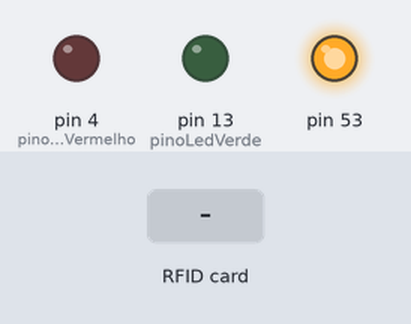
A sketch run on a simulated Arduino Mega 2560, built with avr-gcc and run on an emulated ATmega2560. Shown: output pins drawn as LEDs (lit = HIGH). The inputs (shaded band) are chosen by the test bench.

Above: at 1.2 s.
1.3 s: RFID card 04 AD 6A A7 held to the reader
At 2.5 s:
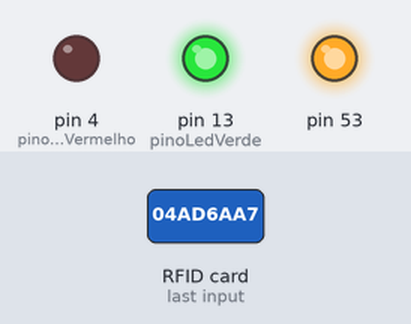
2.8 s: RFID card 5E 7A 19 C4 held to the reader
At 5.0 s:
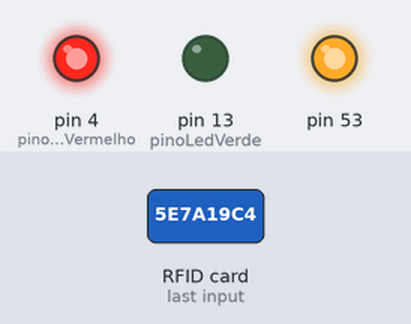
Timing chart, 0 to 8.8 s (numbered marks = the images above; inputs shaded):
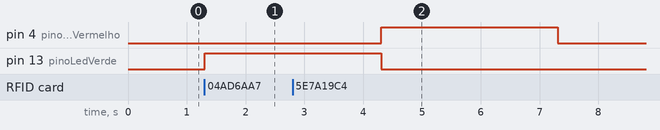

Measured:
- after the input at 1.3 s, pin 13 (pinoLedVerde): LOW → HIGH at once
- after the input at 2.8 s, pin 4 (pinoLedVermelho): LOW → HIGH after 1.5 s, → LOW 3.0 s later

The sketch:

RFIDeLED.ino
```cpp
#include <Wire.h>
#include <SPI.h>
#include <MFRC522.h>

#define SS_PIN 5
#define RST_PIN 22

MFRC522 rfid(SS_PIN, RST_PIN);


const int pinoLedVerde = 13;
const int pinoLedVermelho = 4;

void setup(){

  Wire.begin();
  SPI.begin();
  rfid.PCD_Init();

  pinMode(pinoLedVerde, OUTPUT);
  pinMode(pinoLedVermelho, OUTPUT);

  digitalWrite(pinoLedVerde, LOW);
  digitalWrite(pinoLedVermelho, LOW);
}

void loop() {
  leituraRfid();
}

void leituraRfid(){
  if (!rfid.PICC_IsNewCardPresent() || !rfid.PICC_ReadCardSerial())
    return;

  String strID = "";
  for (byte i = 0; i < 4; i++) {
    strID +=
    (rfid.uid.uidByte[i] < 0x10 ? "0" : "") +
    String(rfid.uid.uidByte[i], HEX) +
    (i!=3 ? ":" : "");
  }
  strID.toUpperCase();

  if (strID.indexOf("04:AD:6A:A7") >= 0) {
    digitalWrite(pinoLedVerde, HIGH);
    delay(3000);
    digitalWrite(pinoLedVerde, LOW);
  }else{
    digitalWrite(pinoLedVermelho, HIGH);
    delay(3000);
    digitalWrite(pinoLedVermelho, LOW);
  }

  rfid.PICC_HaltA();
  rfid.PCD_StopCrypto1();
  }
```
